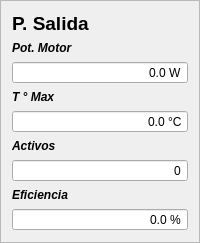
                 <widget class="QFrame" name="frame_4">
                  <property name="frameShape">
                   <enum>QFrame::StyledPanel</enum>
                  </property>
                  <property name="frameShadow">
                   <enum>QFrame::Raised</enum>
                  </property>
                  <layout class="QGridLayout" name="gridLayout_12">
                   <item row="0" column="0">
                    <layout class="QVBoxLayout" name="verticalLayout_10">
                     <item>
                      <widget class="QLabel" name="label_5">
                       <property name="font">
                        <font>
                         <pointsize>14</pointsize>
                         <weight>75</weight>
                         <bold>true</bold>
                        </font>
                       </property>
                       <property name="text">
                        <string>P. Salida</string>
                       </property>
                      </widget>
                     </item>
                     <item>
                      <widget class="QLabel" name="label_27">
                       <property name="font">
                        <font>
                         <weight>75</weight>
                         <italic>true</italic>
                         <bold>true</bold>
                        </font>
                       </property>
                       <property name="text">
                        <string>Pot. Motor</string>
                       </property>
                      </widget>
                     </item>
                     <item>
                      <widget class="QDoubleSpinBox" name="potencia_motores_1">
                       <property name="alignment">
                        <set>Qt::AlignRight|Qt::AlignTrailing|Qt::AlignVCenter</set>
                       </property>
                       <property name="readOnly">
                        <bool>true</bool>
                       </property>
                       <property name="buttonSymbols">
                        <enum>QAbstractSpinBox::NoButtons</enum>
                       </property>
                       <property name="suffix">
                        <string> W</string>
                       </property>
                       <property name="decimals">
                        <number>1</number>
                       </property>
                       <property name="maximum">
                        <double>100000.000000000000000</double>
                       </property>
                      </widget>
                     </item>
                     <item>
                      <widget class="QLabel" name="label_28">
                       <property name="font">
                        <font>
                         <weight>75</weight>
                         <italic>true</italic>
                         <bold>true</bold>
                        </font>
                       </property>
                       <property name="text">
                        <string>T ° Max</string>
                       </property>
                      </widget>
                     </item>
                     <item>
                      <widget class="QDoubleSpinBox" name="T_max_motores_1">
                       <property name="alignment">
                        <set>Qt::AlignRight|Qt::AlignTrailing|Qt::AlignVCenter</set>
                       </property>
                       <property name="readOnly">
                        <bool>true</bool>
                       </property>
                       <property name="buttonSymbols">
                        <enum>QAbstractSpinBox::NoButtons</enum>
                       </property>
                       <property name="suffix">
                        <string> °C</string>
                       </property>
                       <property name="decimals">
                        <number>1</number>
                       </property>
                       <property name="maximum">
                        <double>1000.000000000000000</double>
                       </property>
                      </widget>
                     </item>
                     <item>
                      <widget class="QLabel" name="label_29">
                       <property name="font">
                        <font>
                         <weight>75</weight>
                         <italic>true</italic>
                         <bold>true</bold>
                        </font>
                       </property>
                       <property name="text">
                        <string>Activos</string>
                       </property>
                      </widget>
                     </item>
                     <item>
                      <widget class="QSpinBox" name="spinBox_19">
                       <property name="alignment">
                        <set>Qt::AlignRight|Qt::AlignTrailing|Qt::AlignVCenter</set>
                       </property>
                       <property name="readOnly">
                        <bool>true</bool>
                       </property>
                       <property name="buttonSymbols">
                        <enum>QAbstractSpinBox::NoButtons</enum>
                       </property>
                      </widget>
                     </item>
                     <item>
                      <widget class="QLabel" name="label_30">
                       <property name="font">
                        <font>
                         <weight>75</weight>
                         <italic>true</italic>
                         <bold>true</bold>
                        </font>
                       </property>
                       <property name="text">
                        <string>Eficiencia</string>
                       </property>
                      </widget>
                     </item>
                     <item>
                      <widget class="QDoubleSpinBox" name="doubleSpinBox_20">
                       <property name="alignment">
                        <set>Qt::AlignRight|Qt::AlignTrailing|Qt::AlignVCenter</set>
                       </property>
                       <property name="readOnly">
                        <bool>true</bool>
                       </property>
                       <property name="buttonSymbols">
                        <enum>QAbstractSpinBox::NoButtons</enum>
                       </property>
                       <property name="suffix">
                        <string> %</string>
                       </property>
                       <property name="decimals">
                        <number>1</number>
                       </property>
                      </widget>
                     </item>
                    </layout>
                   </item>
                  </layout>
                 </widget>
